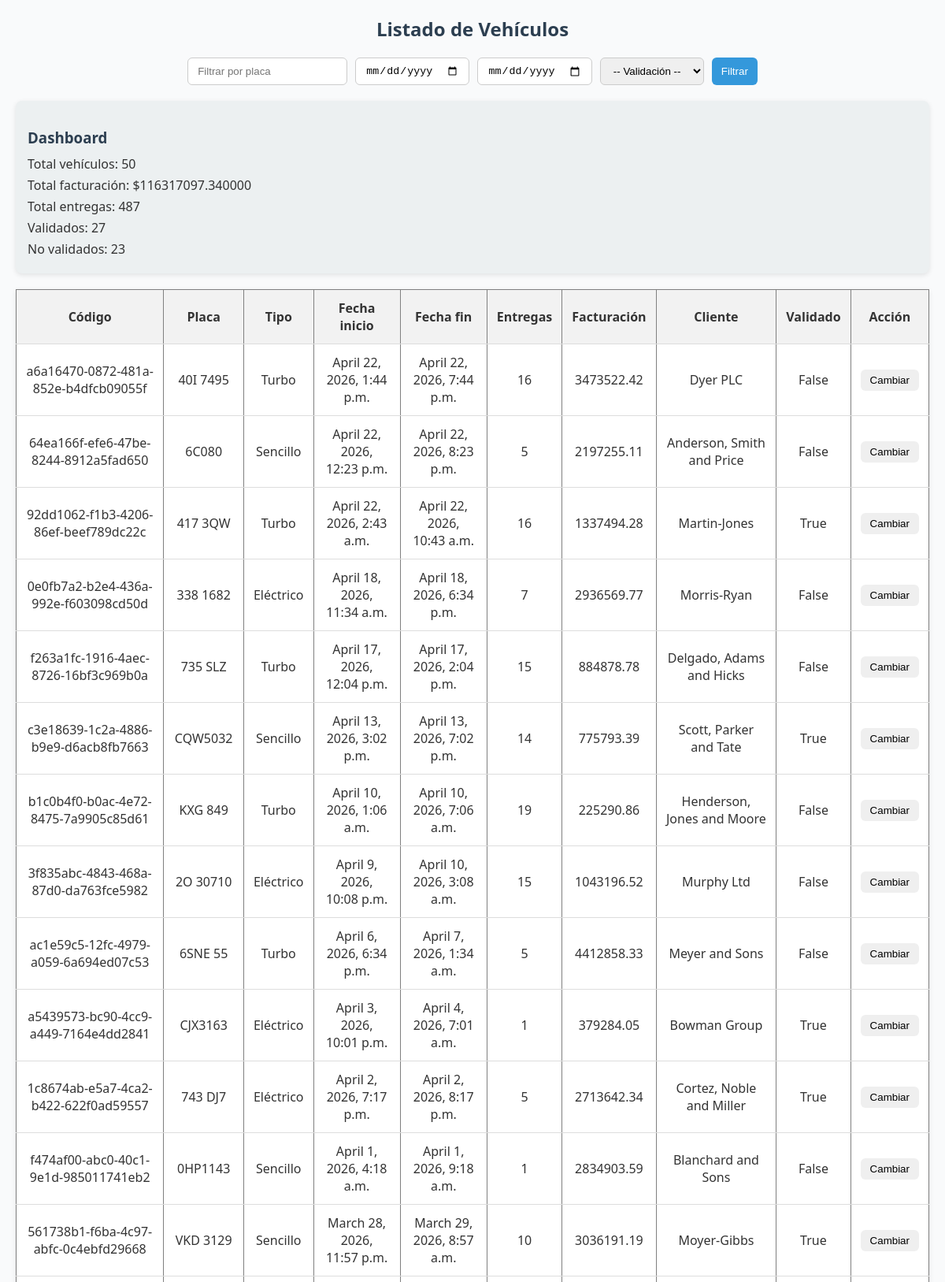
The app's page / (signed in, upper part) with its own data.
### vehiculos/models.py (models this page shows, shortened)
class Vehiculo(models.Model):
    TIPOS = [
        ("Turbo", "Turbo"),
        ("Sencillo", "Sencillo"),
        ("Eléctrico", "Eléctrico"),
    ]
    codigo = models.CharField(max_length=50)
    placa = models.CharField(max_length=20)
    tipo_vehiculo = models.CharField(max_length=20, choices=TIPOS)
    fecha_inicio = models.DateTimeField()
    fecha_fin = models.DateTimeField()
    numero_entregas = models.IntegerField()
    facturacion = models.DecimalField(max_digits=10, decimal_places=2)
    observacion = models.TextField(blank=True, null=True)
    cliente = models.CharField(max_length=100)
    validado = models.BooleanField(default=False)

### vehiculos/views.py (the view)
# urls.py: path('', views.lista_vehiculos, name='lista_vehiculos'),
@login_required
def lista_vehiculos(request):
    qs = Vehiculo.objects.all().order_by('-fecha_inicio')
    placa = request.GET.get('placa')
    if placa:
        qs = qs.filter(placa__icontains=placa)
    fecha_inicio = request.GET.get('fecha_inicio')
    fecha_fin = request.GET.get('fecha_fin')
    if fecha_inicio and fecha_fin:
        qs = qs.filter(fecha_inicio__range=[fecha_inicio, fecha_fin])
    validado = request.GET.get('validado')
    if validado in ['True', 'False']:
        qs = qs.filter(validado=(validado == 'True'))
    stats = {
        "total_vehiculos": qs.count(),
        "total_facturacion": qs.aggregate(Sum("facturacion"))["facturacion__sum"] or 0,
        "total_entregas": qs.aggregate(Sum("numero_entregas"))["numero_entregas__sum"] or 0,
        "validados": qs.filter(validado=True).count(),
        "no_validados": qs.filter(validado=False).count(),
    }
    return render(request, 'vehiculos/lista.html', {'vehiculos': qs, 'stats': stats})

### vehiculos/templates/vehiculos/lista.html (shortened to what this page needs)
{% extends "base.html" %}
{% block content %}
<h2>Listado de Vehículos</h2>
<form method="get">
    <input type="text" name="placa" placeholder="Filtrar por placa" value="{{ request.GET.placa }}">
    <input type="date" name="fecha_inicio" value="{{ request.GET.fecha_inicio }}">
    <input type="date" name="fecha_fin" value="{{ request.GET.fecha_fin }}">
    <select name="validado">
        <option value="">-- Validación --</option>
    </select>
    <button type="submit">Filtrar</button>
</form>
<div class="stats">
    <h3>Dashboard</h3>
    <p>Total vehículos: {{ stats.total_vehiculos }}</p>
    <p>Total facturación: ${{ stats.total_facturacion }}</p>
    <p>Total entregas: {{ stats.total_entregas }}</p>
    <p>Validados: {{ stats.validados }}</p>
    <p>No validados: {{ stats.no_validados }}</p>
</div>
<table border="1">
    <thead>
        <tr>
            <th>Código</th>
            <th>Placa</th>
            <th>Tipo</th>
            <th>Fecha inicio</th>
            <th>Fecha fin</th>
            <th>Entregas</th>
            <th>Facturación</th>
            <th>Cliente</th>
            <th>Validado</th>
            <th>Acción</th>
        </tr>
    </thead>
    <tbody>
        {% for v in vehiculos %}
        <tr>
            <td>{{ v.codigo }}</td>
            <td>{{ v.placa }}</td>
            <td>{{ v.tipo_vehiculo }}</td>
            <td>{{ v.fecha_inicio }}</td>
            <td>{{ v.fecha_fin }}</td>
            <td>{{ v.numero_entregas }}</td>
            <td>{{ v.facturacion }}</td>
            <td>{{ v.cliente }}</td>
            <td>{{ v.validado }}</td>
            <td>
                <button onclick="toggleValidado('{{ v.id }}')">
                    Cambiar
                </button>
            </td>
        </tr>
        {% endfor %}
    </tbody>
</table>
{% endblock %}

### vehiculos/templates/base.html (shortened to what this page needs)
<!DOCTYPE html>
<html lang="es">
<head>
    {% load static %}
    <link rel="stylesheet" href="{% static 'css/styles.css' %}">
</head>
<body>
    {% block content %}{% endblock %}
</body>
</html>

### static/css/styles.css (style rules this page uses)
body { font-family: "Segoe UI", Arial, sans-serif; background-color: #f9fafb; margin: 20px; color: #333; }
h2 { text-align: center; margin-bottom: 20px; color: #2c3e50; }
form { display: flex; gap: 10px; justify-content: center; margin-bottom: 20px; }
form input, form select, form button { padding: 8px 12px; border: 1px solid #ccc; border-radius: 6px; }
form button { background-color: #3498db; color: white; border: none; cursor: pointer; }
table { width: 100%; border-collapse: collapse; margin-top: 20px; background-color: white; box-shadow: 0 2px 6px rgba(0,0,0,0.1); }
th, td { padding: 12px; text-align: center; border-bottom: 1px solid #ddd; }
th { background-color: #f2f2f2; font-weight: bold; }
button { padding: 6px 12px; border-radius: 6px; border: none; cursor: pointer; }
.stats { background-color: #ecf0f1; padding: 15px; margin-bottom: 20px; border-radius: 8px; box-shadow: 0 2px 6px rgba(0,0,0,0.1); }
.stats h3 { margin-bottom: 10px; color: #2c3e50; }
.stats p { margin: 5px 0; font-weight: 500; }

### records on screen
Vehiculo: codigo "a6a16470-0872-481a-852e-b4dfcb09055f", placa "40I 7495", tipo_vehiculo "Turbo", fecha_inicio "April 22, 2026, 1:44 p.m.", fecha_fin "April 22, 2026, 7:44 p.m.", numero_entregas "16", facturacion "3473522.42", cliente "Dyer PLC", validado "False"
Vehiculo: codigo "64ea166f-efe6-47be-8244-8912a5fad650", placa "6C080", tipo_vehiculo "Sencillo", fecha_inicio "April 22, 2026, 12:23 p.m.", fecha_fin "April 22, 2026, 8:23 p.m.", numero_entregas "5", facturacion "2197255.11", cliente "Anderson, Smith and Price", validado "False"
Vehiculo: codigo "92dd1062-f1b3-4206-86ef-beef789dc22c", placa "417 3QW", tipo_vehiculo "Turbo", fecha_inicio "April 22, 2026, 2:43 a.m.", fecha_fin "April 22, 2026, 10:43 a.m.", numero_entregas "16", facturacion "1337494.28", cliente "Martin-Jones", validado "True"
Vehiculo: codigo "0e0fb7a2-b2e4-436a-992e-f603098cd50d", placa "338 1682", tipo_vehiculo "Eléctrico", fecha_inicio "April 18, 2026, 11:34 a.m.", fecha_fin "April 18, 2026, 6:34 p.m.", numero_entregas "7", facturacion "2936569.77", cliente "Morris-Ryan", validado "False"
Vehiculo: codigo "f263a1fc-1916-4aec-8726-16bf3c969b0a", placa "735 SLZ", tipo_vehiculo "Turbo", fecha_inicio "April 17, 2026, 12:04 p.m.", fecha_fin "April 17, 2026, 2:04 p.m.", numero_entregas "15", facturacion "884878.78", cliente "Delgado, Adams and Hicks", validado "False"
Vehiculo: codigo "c3e18639-1c2a-4886-b9e9-d6acb8fb7663", placa "CQW5032", tipo_vehiculo "Sencillo", fecha_inicio "April 13, 2026, 3:02 p.m.", fecha_fin "April 13, 2026, 7:02 p.m.", numero_entregas "14", facturacion "775793.39", cliente "Scott, Parker and Tate", validado "True"
Vehiculo: codigo "b1c0b4f0-b0ac-4e72-8475-7a9905c85d61", placa "KXG 849", tipo_vehiculo "Turbo", fecha_inicio "April 10, 2026, 1:06 a.m.", fecha_fin "April 10, 2026, 7:06 a.m.", numero_entregas "19", facturacion "225290.86", cliente "Henderson, Jones and Moore", validado "False"
Vehiculo: codigo "3f835abc-4843-468a-87d0-da763fce5982", placa "2O 30710", tipo_vehiculo "Eléctrico", fecha_inicio "April 9, 2026, 10:08 p.m.", fecha_fin "April 10, 2026, 3:08 a.m.", numero_entregas "15", facturacion "1043196.52", cliente "Murphy Ltd", validado "False"
Vehiculo: codigo "ac1e59c5-12fc-4979-a059-6a694ed07c53", placa "6SNE 55", tipo_vehiculo "Turbo", fecha_inicio "April 6, 2026, 6:34 p.m.", fecha_fin "April 7, 2026, 1:34 a.m.", numero_entregas "5", facturacion "4412858.33", cliente "Meyer and Sons", validado "False"
Vehiculo: codigo "a5439573-bc90-4cc9-a449-7164e4dd2841", placa "CJX3163", tipo_vehiculo "Eléctrico", fecha_inicio "April 3, 2026, 10:01 p.m.", fecha_fin "April 4, 2026, 7:01 a.m.", numero_entregas "1", facturacion "379284.05", cliente "Bowman Group", validado "True"
Vehiculo: codigo "1c8674ab-e5a7-4ca2-b422-622f0ad59557", placa "743 DJ7", tipo_vehiculo "Eléctrico", fecha_inicio "April 2, 2026, 7:17 p.m.", fecha_fin "April 2, 2026, 8:17 p.m.", numero_entregas "5", facturacion "2713642.34", cliente "Cortez, Noble and Miller", validado "True"
Vehiculo: codigo "f474af00-abc0-40c1-9e1d-985011741eb2", placa "0HP1143", tipo_vehiculo "Sencillo", fecha_inicio "April 1, 2026, 4:18 a.m.", fecha_fin "April 1, 2026, 9:18 a.m.", numero_entregas "1", facturacion "2834903.59", cliente "Blanchard and Sons", validado "False"
Vehiculo: codigo "561738b1-f6ba-4c97-abfc-0c4ebfd29668", placa "VKD 3129", tipo_vehiculo "Sencillo", fecha_inicio "March 28, 2026, 11:57 p.m.", fecha_fin "March 29, 2026, 8:57 a.m.", numero_entregas "10", facturacion "3036191.19", cliente "Moyer-Gibbs", validado "True"

### other values on screen
{{ stats.total_vehiculos }} "50"
{{ stats.total_facturacion }} "116317097.340000"
{{ stats.total_entregas }} "487"
{{ stats.validados }} "27"
{{ stats.no_validados }} "23"
